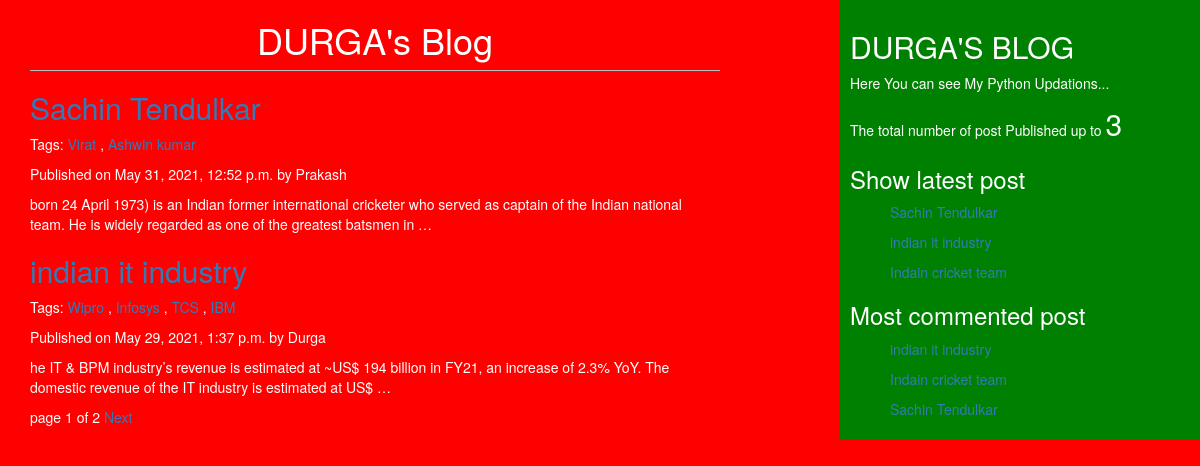
The page / on the database its author committed.
### blog/models.py (models this page shows, shortened)
class Post(models.Model):
    STATUS_CHOICES=(('draft','Draft'),('published','Published'))
    title=models.CharField(max_length=264)
    slug=models.SlugField(max_length=264,unique_for_date='publish')
    author=models.ForeignKey(User,related_name='blog_posts',on_delete=models.CASCADE)
    body=models.TextField()
    publish=models.DateTimeField(default=timezone.now)
    created=models.DateTimeField(auto_now_add=True)
    updated=models.DateTimeField(auto_now=True)
    status=models.CharField(max_length=10,choices=STATUS_CHOICES,default='draft')
    objects=CustomManager()
    tags = TaggableManager()
    class Meta:
        ordering=('-publish',)
    def get_absolute_url(self):
        return reverse('post_detail',args=[self.publish.year,
                                    self.publish.strftime('%m'),
                                    self.publish.strftime('%d'),
                                                        self.slug])

### blog/views.py (the view)
# urls.py: path('', views.post_list_view),
def post_list_view(request,tag_slug =None):
    post_list = Post.objects.all()
    tag=None
    if tag_slug:
        tag=get_object_or_404(Tag,slug=tag_slug)
        post_list=post_list.filter(tags__in=[tag])
    paginator =Paginator(post_list,2)
    page_number = request.GET.get('page')
    try:
        post_list = paginator.page(page_number)
    except PageNotAnInteger:
        post_list = paginator.page(1)
    except EmptyPage:
        post_list = paginator.page(paginator.num_pages)
    return render(request,'blog/post_list.html',{'post_list':post_list,'tag':tag})

### blog/models.py (called while the page is built)
    def get_queryset(self):
        return super().get_queryset().filter(status='published')

### blog/templatetags/blog_post.py (called while the page is built)
@register.simple_tag
def total_post():
    return Post.objects.count()

@register.inclusion_tag('blog/latest_post.html')
def show_latest_post(count=3):
    latest_post =Post.objects.order_by('-publish')[:count]
    return {'latest_post':latest_post}

@register.inclusion_tag('blog/most_commented_post.html')
def get_most_commented_posts(count=5):
    most_commented_post =  Post.objects.annotate(total_comment = Count('comments')).order_by('-total_comment')[:count]
    return {'ms':most_commented_post}

### templates/blog/post_list.html (shortened to what this page needs)
<!DOCTYPE html>
{%extends 'blog/base.html'%}
 {%block content%}
 <h1>DURGA's Blog</h1>
  {%for post in post_list %}
   <h2> <a href="{{post.get_absolute_url}}">{{post.title}}</a> </h2>
   <p>Tags:
       {%for tag in post.tags.all %}
       <a href="{%url "post_list_by_tag_name" tag.slug %}">{{tag.name}}</a>
        {%if not forloop.last%}, {%endif%}
        {%endfor%}
     </p>
   <p id='date'>Published on {{post.publish}} by {{post.author|title}}</p>
   {{post.body|truncatewords:30|linebreaks}}
    {%endfor%}
    {% include 'blog/paginator.html' with page=post_list%}
   {%endblock%}

### templates/blog/base.html (shortened to what this page needs)
<!DOCTYPE html>
{%load static%}
<html lang="en" dir="ltr">
    <head>
     <link rel="stylesheet" href="https://maxcdn.bootstrapcdn.com/bootstrap/3.3.7/css/bootstrap.min.css">
     <link rel="stylesheet" href="{% static "css/blog.css"%}">
     </head>
      <body>
        <div class="content">
            {%block content%}{%endblock%}
         </div>
          <div class="sidebar">
               <h2>DURGA'S BLOG</h2>
                <p>Here You can see My Python Updations...</p>
                <p>The total number of post Published up to <span style="font-size: 30px;">{%total_post%}</span>
                </p>
                <h3>Show latest post</h3>
                {%show_latest_post 3%}
                <h3>Most commented post</h3>
                {%get_most_commented_posts 3%}
             </div>
             </body>
              </html>

### templates/blog/paginator.html (shortened to what this page needs)
<div class="paginator">
    page {{page.number}} of {{page.paginator.num_pages}}
    {%if page.has_next%}
    <a href="?page={{page.next_page_number}}">Next</a>
    {%endif%}
</div>

### templates/blog/latest_post.html
<ul>
    {%for post in latest_post%}
    <p><a href="{{post.get_absolute_url}}">{{post.title}}</a></p>
    {%endfor%}
</ul>

### templates/blog/most_commented_post.html
<ul>
    {%for post in ms%}
    <p><a href="{{post.get_absolute_url}}">{{post.title}}</a></p>
    {%endfor%}
</ul>

### static/css/blog.css (style rules this page uses)
.content { float:left; width: 60%; padding:0 0 0 30px; }
.sidebar { float:right; width:30%; padding:10px; background: green; height: 100%; }
h1 { text-align: center; border-bottom: 1px solid #bbb; padding: 0 0 10px 0; }
body { background: red; color:white; }

### rows shown on the page
Post: title "Sachin Tendulkar", publish "May 31, 2021, 12:52 p.m.", author "Prakash", body "born 24 April 1973) is an Indian former international cricketer who served as captain of the Indian national team. He is widely regarded as one of the greatest batsmen in …"
Tag: name "Virat"
Tag: name "Ashwin kumar"
Post: title "indian it industry", publish "May 29, 2021, 1:37 p.m.", author "Durga", body "he IT & BPM industry’s revenue is estimated at ~US$ 194 billion in FY21, an increase of 2.3% YoY. The domestic revenue of the IT industry is estimated at US$ …"
Tag: name "Wipro"
Tag: name "Infosys"
Tag: name "TCS"
Tag: name "IBM"
Post: title "Indain cricket team"

### other values the page prints
{{ page.number }} "1"
{{ page.paginator.num_pages }} "2"
